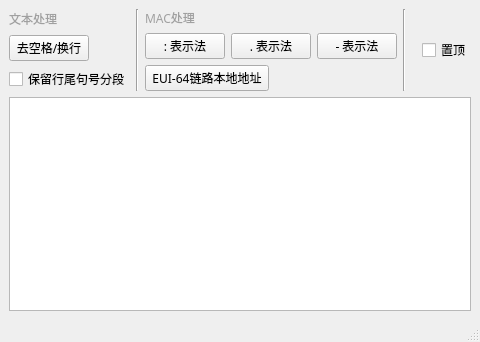
<?xml version="1.0" encoding="UTF-8"?>
<ui version="4.0">
 <class>MainWindow</class>
 <widget class="QMainWindow" name="MainWindow">
  <property name="geometry">
   <rect>
    <x>0</x>
    <y>0</y>
    <width>480</width>
    <height>342</height>
   </rect>
  </property>
  <property name="windowTitle">
   <string>文本去空格/换行</string>
  </property>
  <widget class="QWidget" name="centralwidget">
   <property name="sizePolicy">
    <sizepolicy hsizetype="Fixed" vsizetype="Fixed">
     <horstretch>0</horstretch>
     <verstretch>0</verstretch>
    </sizepolicy>
   </property>
   <property name="minimumSize">
    <size>
     <width>480</width>
     <height>320</height>
    </size>
   </property>
   <layout class="QVBoxLayout" name="verticalLayout">
    <item>
     <layout class="QHBoxLayout" name="horizontalLayout">
      <item>
       <layout class="QVBoxLayout" name="verticalLayout_2">
        <item>
         <widget class="QLabel" name="label_wbcl">
          <property name="font">
           <font>
            <family>微软雅黑</family>
           </font>
          </property>
          <property name="styleSheet">
           <string notr="true">color:rgb(160, 160, 160)</string>
          </property>
          <property name="text">
           <string>文本处理</string>
          </property>
         </widget>
        </item>
        <item>
         <widget class="QPushButton" name="bt_no_space">
          <property name="sizePolicy">
           <sizepolicy hsizetype="Fixed" vsizetype="Fixed">
            <horstretch>0</horstretch>
            <verstretch>0</verstretch>
           </sizepolicy>
          </property>
          <property name="font">
           <font>
            <family>微软雅黑</family>
           </font>
          </property>
          <property name="text">
           <string> 去空格/换行 </string>
          </property>
         </widget>
        </item>
        <item>
         <widget class="QCheckBox" name="chkbox_is_keep_period">
          <property name="minimumSize">
           <size>
            <width>0</width>
            <height>23</height>
           </size>
          </property>
          <property name="font">
           <font>
            <family>微软雅黑</family>
           </font>
          </property>
          <property name="text">
           <string>保留行尾句号分段</string>
          </property>
         </widget>
        </item>
       </layout>
      </item>
      <item>
       <widget class="Line" name="line">
        <property name="orientation">
         <enum>Qt::Vertical</enum>
        </property>
       </widget>
      </item>
      <item>
       <layout class="QVBoxLayout" name="verticalLayout_3">
        <item>
         <widget class="QLabel" name="label_mac_cl">
          <property name="font">
           <font>
            <family>微软雅黑</family>
           </font>
          </property>
          <property name="styleSheet">
           <string notr="true">color:rgb(160, 160, 160)</string>
          </property>
          <property name="text">
           <string>MAC处理</string>
          </property>
         </widget>
        </item>
        <item>
         <layout class="QHBoxLayout" name="horizontalLayout_3">
          <item>
           <widget class="QPushButton" name="bt_mac_colon">
            <property name="font">
             <font>
              <family>微软雅黑</family>
             </font>
            </property>
            <property name="text">
             <string>: 表示法</string>
            </property>
           </widget>
          </item>
          <item>
           <widget class="QPushButton" name="bt_mac_dot">
            <property name="font">
             <font>
              <family>微软雅黑</family>
             </font>
            </property>
            <property name="text">
             <string>. 表示法</string>
            </property>
           </widget>
          </item>
          <item>
           <widget class="QPushButton" name="bt_mac_dash">
            <property name="font">
             <font>
              <family>微软雅黑</family>
             </font>
            </property>
            <property name="text">
             <string>- 表示法</string>
            </property>
           </widget>
          </item>
         </layout>
        </item>
        <item>
         <widget class="QPushButton" name="bt_eui64_lla">
          <property name="sizePolicy">
           <sizepolicy hsizetype="Fixed" vsizetype="Fixed">
            <horstretch>0</horstretch>
            <verstretch>0</verstretch>
           </sizepolicy>
          </property>
          <property name="font">
           <font>
            <family>微软雅黑</family>
           </font>
          </property>
          <property name="text">
           <string> EUI-64链路本地地址 </string>
          </property>
         </widget>
        </item>
       </layout>
      </item>
      <item>
       <widget class="Line" name="line_2">
        <property name="orientation">
         <enum>Qt::Vertical</enum>
        </property>
       </widget>
      </item>
      <item>
       <spacer name="horizontalSpacer">
        <property name="orientation">
         <enum>Qt::Horizontal</enum>
        </property>
        <property name="sizeHint" stdset="0">
         <size>
          <width>40</width>
          <height>20</height>
         </size>
        </property>
       </spacer>
      </item>
      <item>
       <widget class="QCheckBox" name="chkbox_is_on_top">
        <property name="font">
         <font>
          <family>微软雅黑</family>
         </font>
        </property>
        <property name="text">
         <string>置顶</string>
        </property>
        <property name="checked">
         <bool>false</bool>
        </property>
        <property name="tristate">
         <bool>false</bool>
        </property>
       </widget>
      </item>
     </layout>
    </item>
    <item>
     <widget class="QPlainTextEdit" name="plainTextEdit">
      <property name="sizePolicy">
       <sizepolicy hsizetype="Expanding" vsizetype="MinimumExpanding">
        <horstretch>0</horstretch>
        <verstretch>0</verstretch>
       </sizepolicy>
      </property>
      <property name="minimumSize">
       <size>
        <width>0</width>
        <height>160</height>
       </size>
      </property>
      <property name="font">
       <font>
        <family>Consolas</family>
        <pointsize>11</pointsize>
       </font>
      </property>
     </widget>
    </item>
   </layout>
  </widget>
  <widget class="QStatusBar" name="statusbar"/>
  <action name="actionVersion">
   <property name="text">
    <string>Version</string>
   </property>
  </action>
 </widget>
 <tabstops>
  <tabstop>bt_no_space</tabstop>
  <tabstop>chkbox_is_keep_period</tabstop>
  <tabstop>bt_mac_colon</tabstop>
  <tabstop>bt_mac_dot</tabstop>
  <tabstop>bt_mac_dash</tabstop>
  <tabstop>bt_eui64_lla</tabstop>
  <tabstop>chkbox_is_on_top</tabstop>
  <tabstop>plainTextEdit</tabstop>
 </tabstops>
 <resources/>
 <connections>
  <connection>
   <sender>bt_no_space</sender>
   <signal>clicked()</signal>
   <receiver>plainTextEdit</receiver>
   <slot>clear()</slot>
   <hints>
    <hint type="sourcelabel">
     <x>77</x>
     <y>53</y>
    </hint>
    <hint type="destinationlabel">
     <x>103</x>
     <y>141</y>
    </hint>
   </hints>
  </connection>
  <connection>
   <sender>bt_mac_colon</sender>
   <signal>clicked()</signal>
   <receiver>plainTextEdit</receiver>
   <slot>clear()</slot>
   <hints>
    <hint type="sourcelabel">
     <x>185</x>
     <y>51</y>
    </hint>
    <hint type="destinationlabel">
     <x>134</x>
     <y>198</y>
    </hint>
   </hints>
  </connection>
  <connection>
   <sender>bt_mac_dot</sender>
   <signal>clicked()</signal>
   <receiver>plainTextEdit</receiver>
   <slot>clear()</slot>
   <hints>
    <hint type="sourcelabel">
     <x>263</x>
     <y>43</y>
    </hint>
    <hint type="destinationlabel">
     <x>284</x>
     <y>160</y>
    </hint>
   </hints>
  </connection>
  <connection>
   <sender>bt_mac_dash</sender>
   <signal>clicked()</signal>
   <receiver>plainTextEdit</receiver>
   <slot>clear()</slot>
   <hints>
    <hint type="sourcelabel">
     <x>348</x>
     <y>51</y>
    </hint>
    <hint type="destinationlabel">
     <x>344</x>
     <y>162</y>
    </hint>
   </hints>
  </connection>
  <connection>
   <sender>bt_eui64_lla</sender>
   <signal>clicked()</signal>
   <receiver>plainTextEdit</receiver>
   <slot>clear()</slot>
   <hints>
    <hint type="sourcelabel">
     <x>200</x>
     <y>80</y>
    </hint>
    <hint type="destinationlabel">
     <x>209</x>
     <y>130</y>
    </hint>
   </hints>
  </connection>
 </connections>
</ui>
